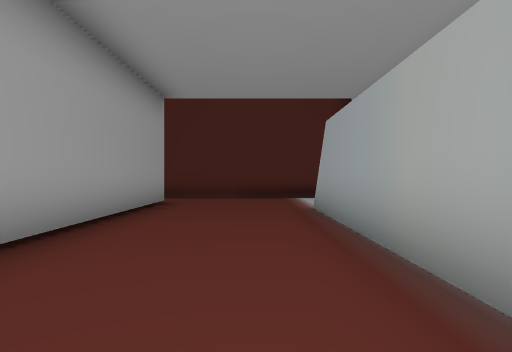
view 1 (above)

24 first-person views from a walk through a Unity game level. The camera is 1.3 m above the floor, looks level and sees 80° across. The floor is counted in squares, 2 m on a side. Each view is taken from the middle of a square. On the plan, view 1 faces up. The plan holds only what a view shows up to about 10 squares ahead; the rest is blank. The place goes on beyond the plan.

view 2
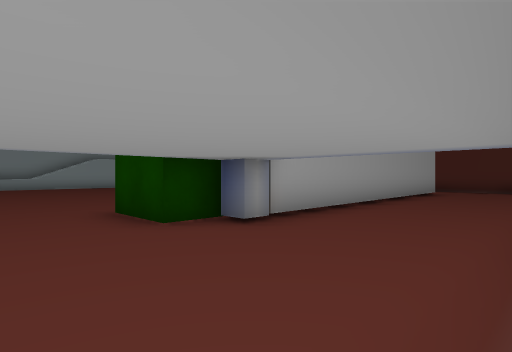

view 3
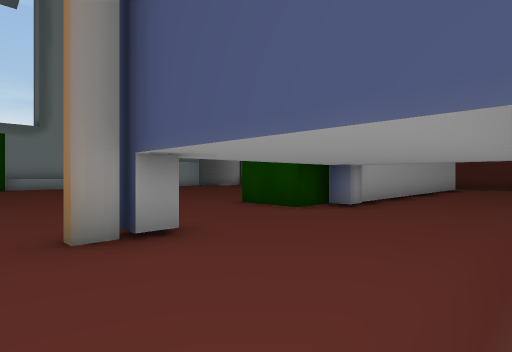

view 4
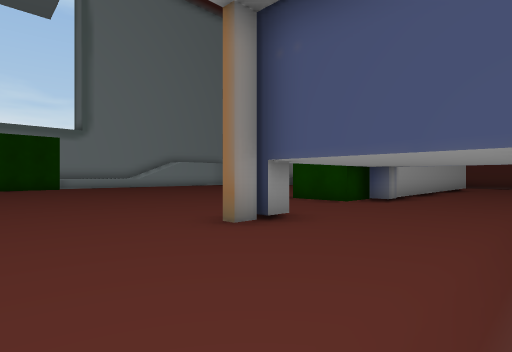

view 5
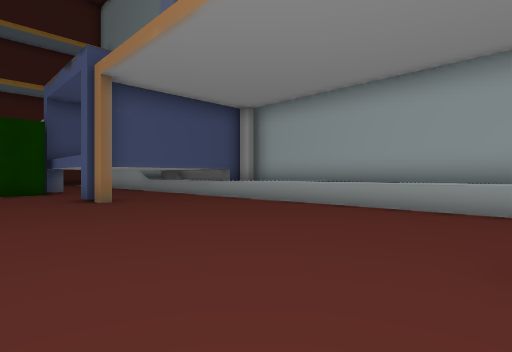

view 6
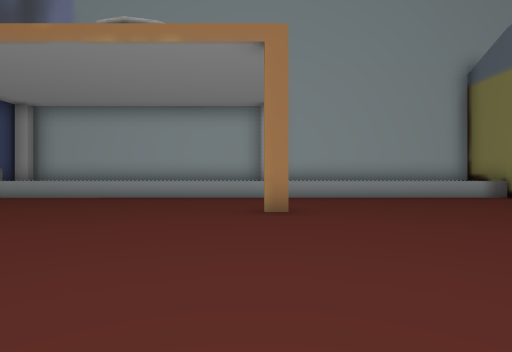

view 7
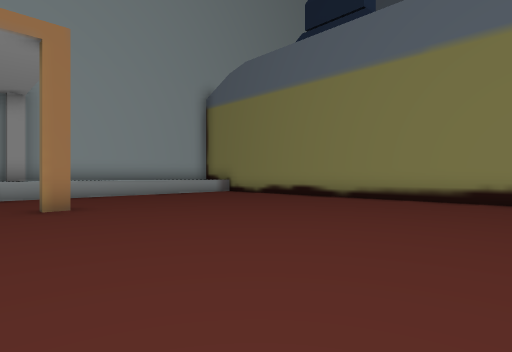

view 8
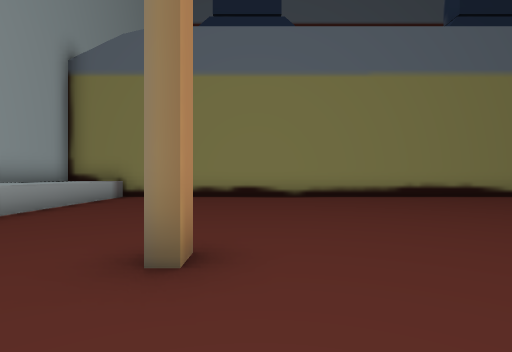

view 9
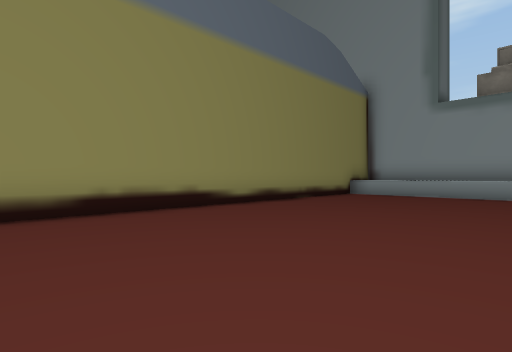

view 10
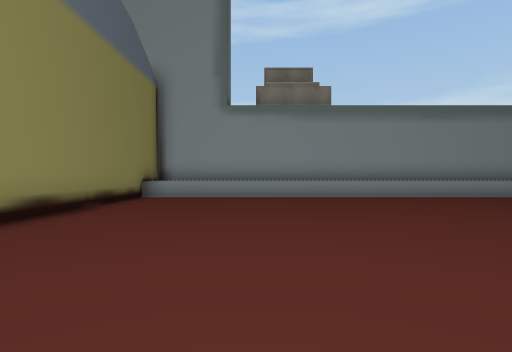

view 11
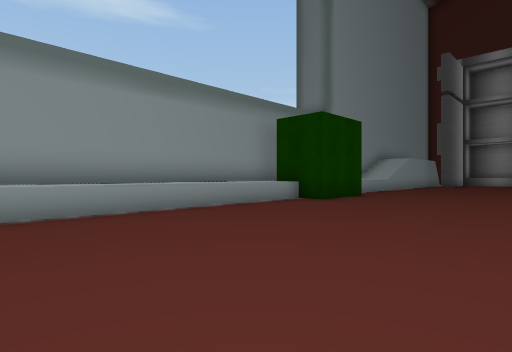

view 12
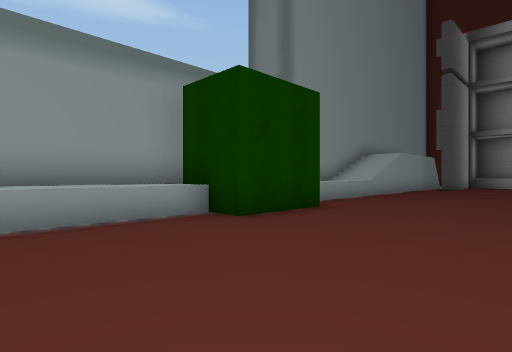

view 13
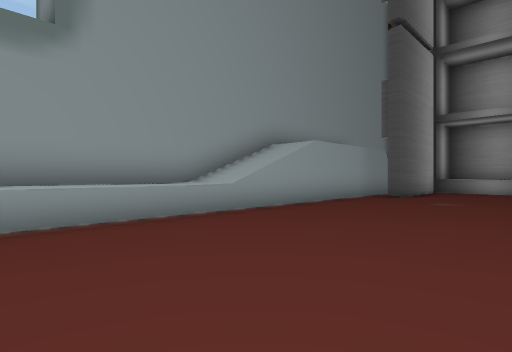

view 14
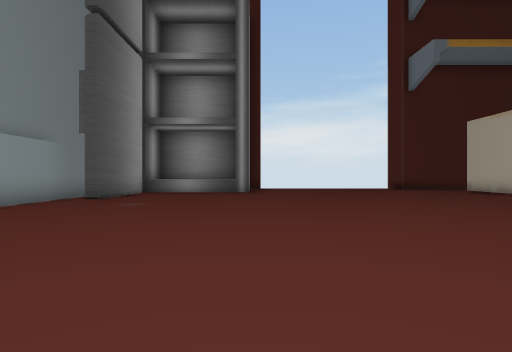

view 15
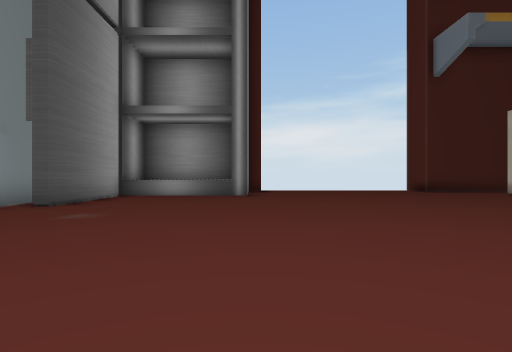

view 16
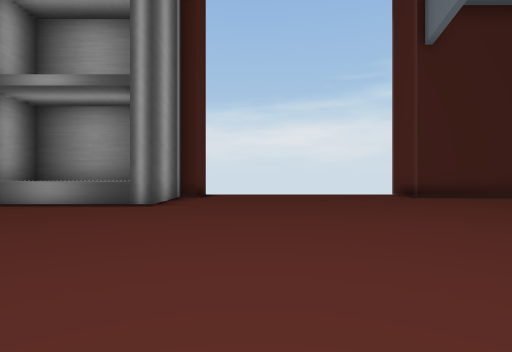

view 17
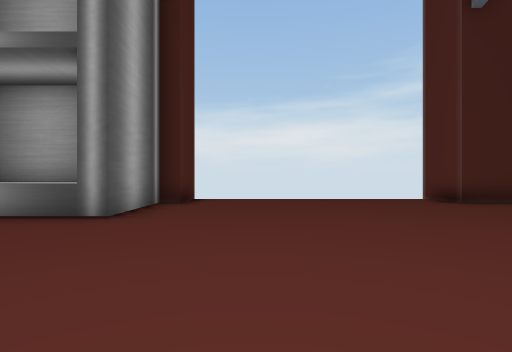

view 18
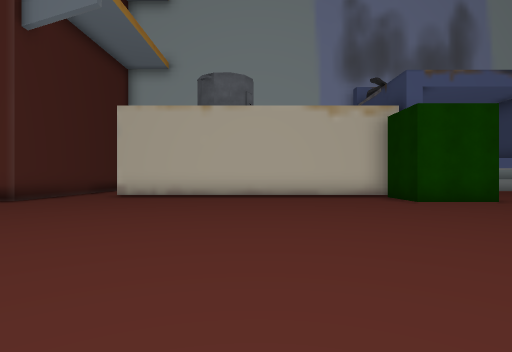

view 19
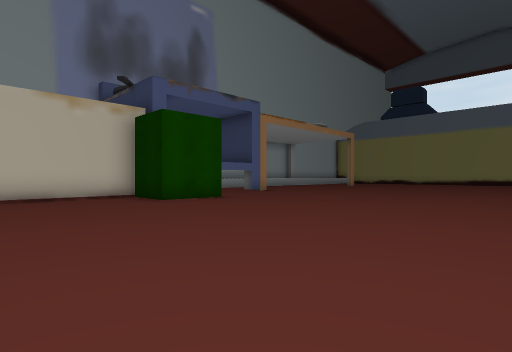

view 20
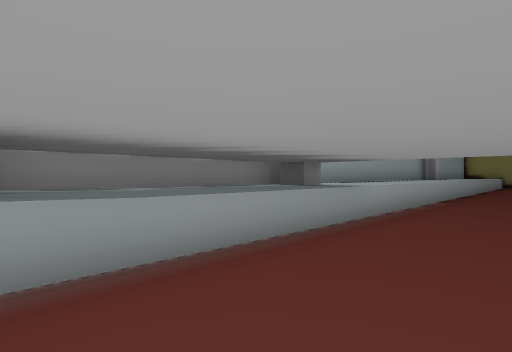

view 21
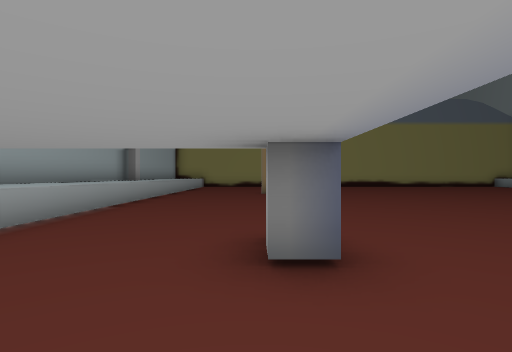

view 22
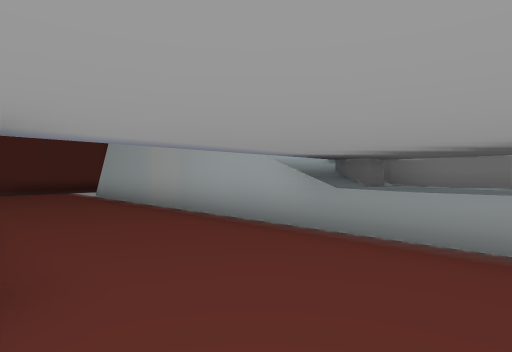

view 23
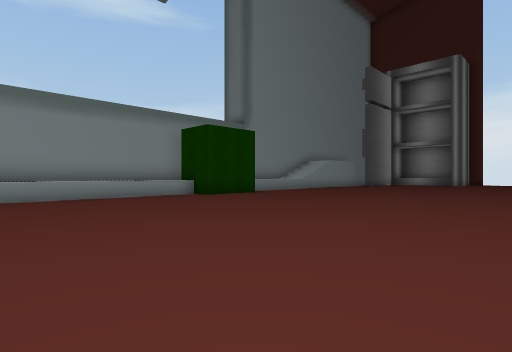

view 24
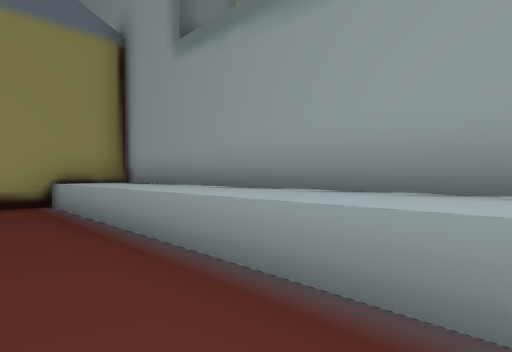

### Floor plan
Key: @ floor where view 1 was taken; # wall or solid block; . floor; = window, fence, low wall or low ledge; ^ raised ledge.
Columns run from 18 left of view 1 to 3 right of it. Each row starts with its distance up from view 1.
 11        #      #
 10       ##......#######
  9    ####..............
  8    #^^#.............
  7    #^^^.........#...
  6    #............#...#
  5  # #............#...#
  4  #.#............#...#
  3  #..............#...#
  2  #..............#...#
  1  #..............#...#
  0  #..............#.@.#
 -1 #^............###...#
 -2 ^^............###...#^
 -3 ^^............##....=^
 -4 ^^..................=^
 -5 ^^..................=^
 -6  ^..................^^
 -7   #.............#...^^
 -8 ^ #.................^^
 -9 ^^..................^^
-10 ^^..................^^
-11 ^^..................^^
-12 ^^..................^^
-13 ^^..................^^
-14 ^^..................^^
-15 ^^..............#...^^
-16 ^^..................^^
-17 ^^..................^
-18 ^^..................^
-19 ^^..................^
-20 ^^..................^^
-21 ^^..................^^
-22 ^^..................^^
-23 ^^##################^^

Positions as (right, up) in squares from view 1, and headings:
1: (0, 0), facing up
2: (1, -5), facing up-left
3: (1, -8), facing up-left
4: (1, -10), facing up-left
5: (-5, -15), facing up-right
6: (-8, -15), facing right
7: (-9, -14), facing down-right
8: (-3, -13), facing down
9: (-6, -17), facing down-left
10: (-7, -19), facing left
11: (-11, -16), facing up-left
12: (-12, -12), facing up-left
13: (-12, -6), facing up-left
14: (-11, -5), facing up
15: (-11, -3), facing up
16: (-9, 0), facing up
17: (-9, 2), facing up
18: (-12, 3), facing right
19: (-12, 3), facing down-right
20: (-1, -2), facing down-right
21: (-2, -4), facing down
22: (-2, -4), facing up-right
23: (-7, -15), facing up-left
24: (-15, -15), facing down-left
